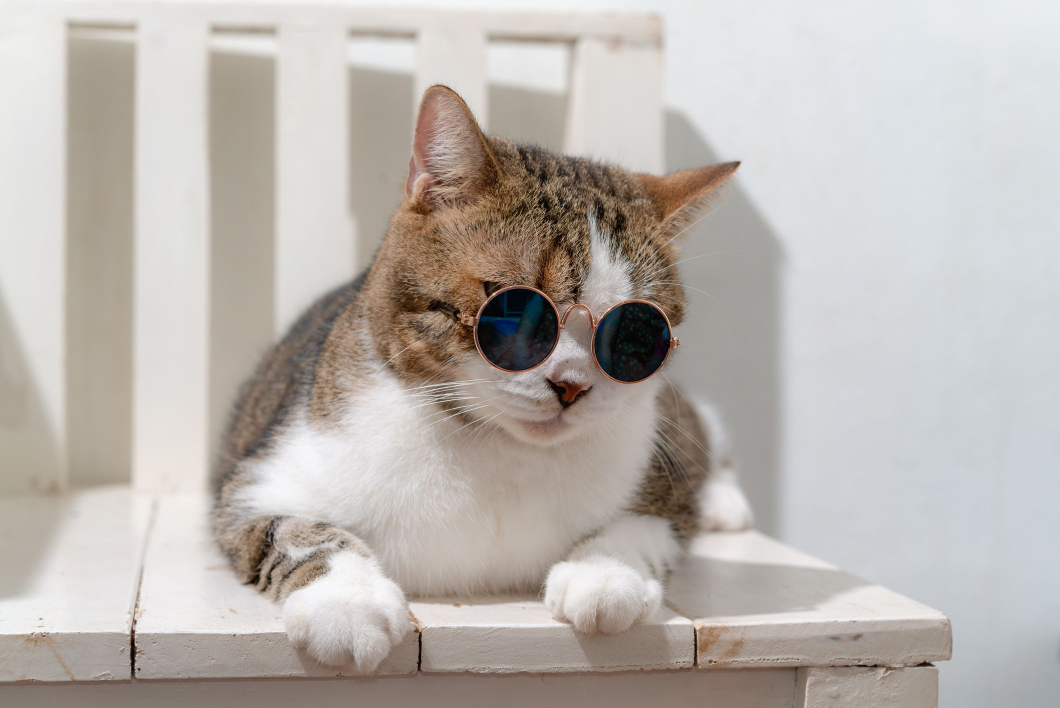
#> input picture Dados Não Estruturados II/imgs/cat.jpeg, 2120 x 1415 px, found by its file name (shown at 1/2 size)
$ jupyter execute aula3_filtros.ipynb   (shell and % lines are left out)
#> lines starting #> are read from the running program, lines starting #| are printed output that depends on the picture
### Processamento Digital de Imagens

Vimos que PDI é uma área que realiza operações em uma imagem, retornando uma imagem transformada
* Podemos realizar diferentes tipos de transformações (pré-processamentos) para diferentes propósitos
* Na aula de hoje veremos algumas destas operações:
  * Particionamento de canal de cores e visualização
  * Conceito de volume, tensor e canais
  * Operações de brilho e contraste
  * Operações geométricas (rotação, translação e distorção)

[cell 1]
import cv2
import matplotlib.pyplot as plt
import numpy as np

[cell 2]
img = cv2.imread('imgs/cat.jpeg')
#> img is the input picture: shape (1415, 2120, 3); mean B, G, R 175.6, 180.8, 186.8
img = cv2.cvtColor(img, cv2.COLOR_BGR2RGB)
print(img.shape)
#| (1415, 2120, 3)

[cell 3]
plt.imshow(img);

[cell 4]
img[:,:,2] ### acessando um canal da imagem

[cell 5]
img2 = img.copy()
img2[:,:,1] = 0
img2[:,:,0] = 0
plt.imshow(img2);

[cell 6]
img3 = img.copy()
img3[:,:,2] = 0
img3[:,:,0] = 0
plt.imshow(img3);

[cell 7]
img4 = img.copy()
img4[:,:,2] = 0
img4[:,:,1] = 0
plt.imshow(img4);

### Canais de cores, tensores e volume

* Tensor: altura, largura, canal
* Volume: a quantidade de canais de uma determinada imagem

### Redimencionar a imagem

* Nem sempre podemos trabalhar com imagens no seu tamanho original devido ao custo computacional principalmente
* Comumente redimensionamos para tamanhos que tenham um trade off
  * Quanto menor a imagem, menor o campo de visão, menos bits (efeito pixelado)
  * Quanto menor a imagem, mais perda de informação!
  * Quanto maior a imagem, maior o custo computacional

* O opencv possui uma função chamada resize para fazer esse dimensionamento (ou operação de escala). Esse dimensionamento pode ser feito de formas distintas:

  * INTER_AREA: INTER_AREA uses pixel area relation for resampling. This is best suited for reducing the size of an image (shrinking). When used for zooming into the image, it uses the    INTER_NEAREST method.
  * INTER_CUBIC: This uses bicubic interpolation for resizing the image. While resizing and interpolating new pixels, this method acts on the 4×4 neighboring pixels of the image. It then takes the weights average of the 16 pixels to create the new interpolated pixel.
  * INTER_LINEAR: This method is somewhat similar to the INTER_CUBIC interpolation. But unlike INTER_CUBIC, this uses 2×2 neighboring pixels to get the weighted average for the interpolated pixel.
  * INTER_NEAREST: The INTER_NEAREST method uses the nearest neighbor concept for interpolation. This is one of the simplest methods, using only one neighboring pixel from the image for interpolation.

[cell 8]
img_256 = cv2.resize(img,(256,256),interpolation=cv2.INTER_AREA)
plt.imshow(img_256);
plt.show()
img_128 = cv2.resize(img,(128,128),interpolation=cv2.INTER_AREA)
plt.imshow(img_128);
plt.show()
img_64 = cv2.resize(img,(64,64),interpolation=cv2.INTER_AREA)
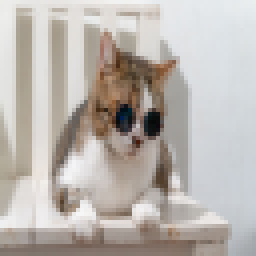
#> img_64: shape (64, 64, 3) (shown 4 times larger); mean R, G, B 186.8, 180.8, 175.6
plt.imshow(img_64)
plt.show()
img_32 = cv2.resize(img,(32,32),interpolation=cv2.INTER_AREA)
plt.imshow(img_32);
plt.show()

#### Brilho e contraste

* Podemos também reduzir o brilho da imagem (tornando-a mais escura) ou aumentar o brilho (tornando-a mais clara), bem como aumentar ou diminuir o contraste da imagem
* O **contraste** controla a **intensidade relativa entre cores claras e escuras**
* Pixels muito semelhantes possuem uma pequena diferença de intensidade entre eles, logo baixo contraste
* Pixels muito distintos possuem uma diferença grande de intensidade, logo alto contraste
* No OpenCV, o brilho é dado por um fator aditivo na imagem, enquanto o contraste é um fator multiplicativo
* Isso pode ser feito pelo opencv por meio da função (addWeighted) https://docs.opencv.org/3.4/d0/d86/tutorial_py_image_arithmetics.html

* [Equações para contraste](https://www.dfstudios.co.uk/articles/programming/image-programming-algorithms/image-processing-algorithms-part-5-contrast-adjustment/)

[cell 9]
hsv = cv2.cvtColor(img, cv2.COLOR_RGB2HSV) ### hue (matiz, tonalidade) - saturação - valor (brilho)
#> hsv: shape (1415, 2120, 3); mean H, S, V 43.9, 27.2, 188.9
plt.imshow(hsv);

[cell 10]
brilho = 42
hsv[:,:,2] = cv2.add(hsv[:,:,2], brilho)
#> hsv: shape (1415, 2120, 3); mean H, S, V 43.9, 27.2, 225.4
img_bright = cv2.cvtColor(hsv, cv2.COLOR_HSV2RGB)
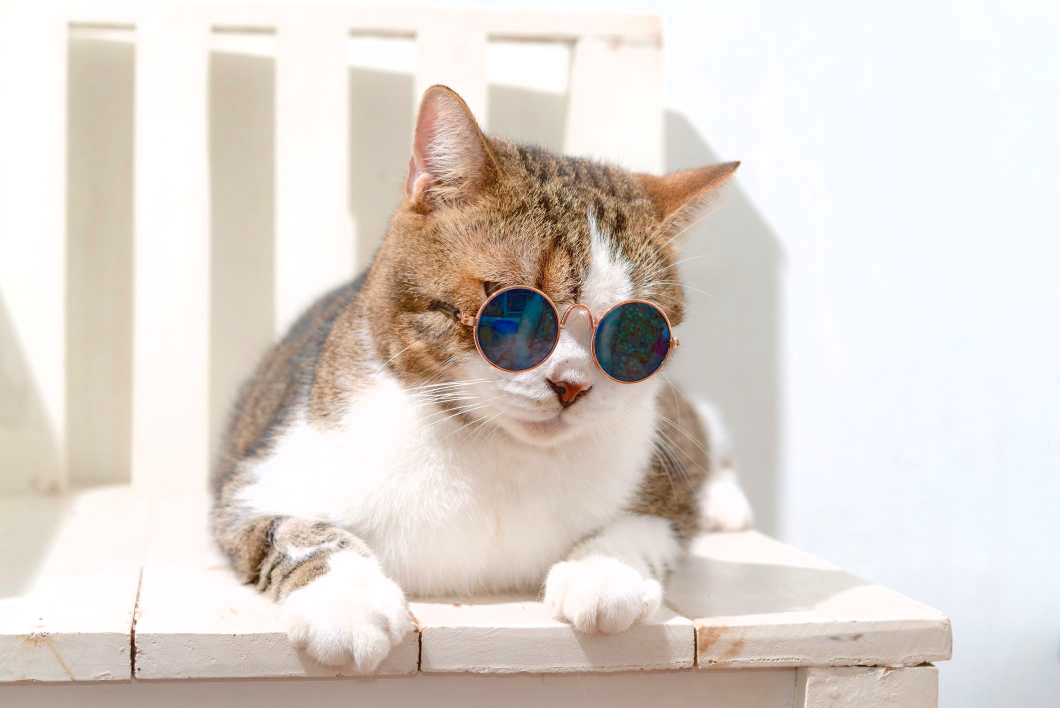
#> img_bright: shape (1415, 2120, 3) (shown at 1/2 size); mean R, G, B 222.7, 214.6, 208
plt.imshow(img_bright);

[cell 11]
buf_img = img.copy()
buf_img = cv2.addWeighted(buf_img, 1, buf_img, 0, -50)
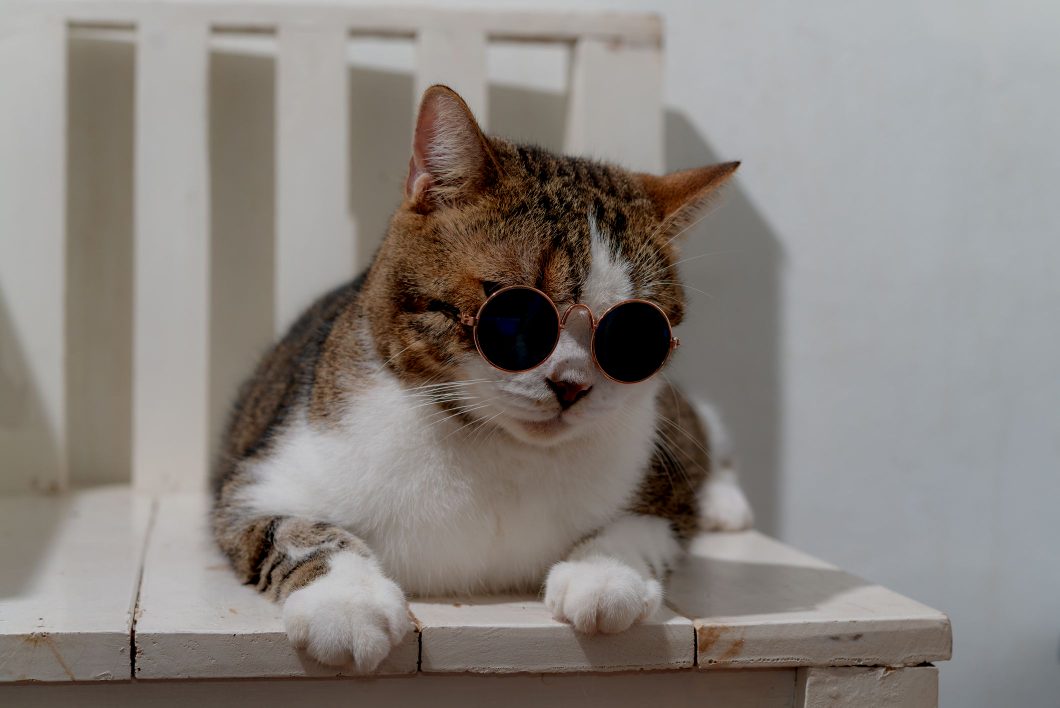
#> buf_img: shape (1415, 2120, 3) (shown at 1/2 size); mean R, G, B 137.3, 131.3, 126.4
plt.imshow(buf_img);

#### Operações de recorte
* Podemos manipular nossas imagens assim como fazemos em matrizes do python para selecionar apenas pixels que queremos!
* Slice de matrizes

[cell 12]
plt.imshow(img);

[cell 13]
x=500
y=300
w = 500
h = 1000
plt.imshow(img[y:y+h, x:x+w])
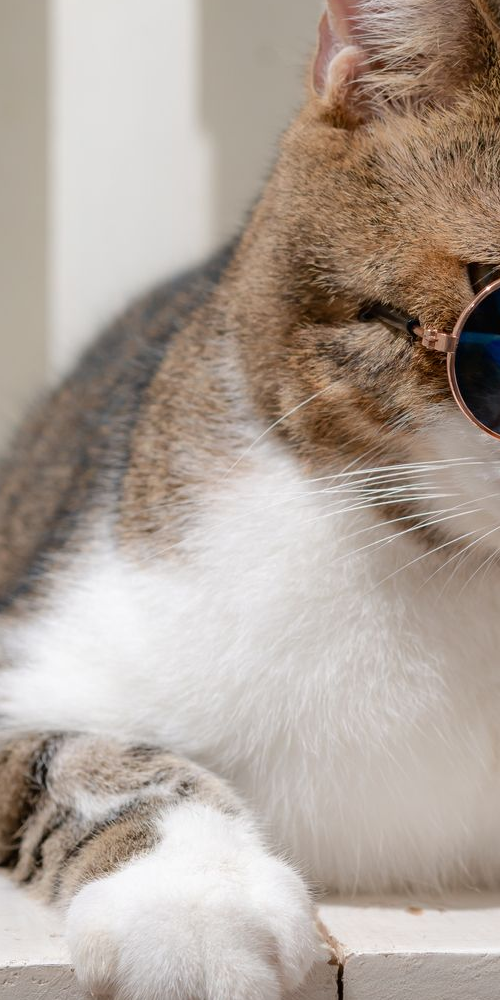
#> shown: shape (1000, 500, 3); mean R, G, B 176.1, 163.4, 153.5

#### Rotação e Translação

* Operações matriciais que rotacionam ou deslocam a imagem
* Cada operação possui uma matriz que é multiplicada pela sua imagem original
* O resultado é a imagem rotacionada ou translada

No caso da translação, este tipo de transformação tem como objetivo **deslocar** a imagem. Para isso, utilizamos uma **matriz de transformação afim** do tipo:

$T = \begin{bmatrix}
1 & 0 & t_x\\
0 & 1 & t_y
\end{bmatrix}$

Note que esta matriz é parametrizada por $t_x$ e $t_y$:

- Valores negativos para $t_x$ deslocaram a imagem para esquerda, e valores positivos para a direita;
- Valores negativos de $t_y$ deslocaram a imagem para cima, e valores positivos para baixo

* [Para aprender sobre rotação no Opencv](https://docs.opencv.org/3.4/da/d6e/tutorial_py_geometric_transformations.html)
* [Notas de estudo](https://www.thepythoncode.com/article/image-transformations-using-opencv-in-python)

[cell 14]
M = np.float32([[1, 0, -50], [0, 1, -90]])
shifted = cv2.warpAffine(img, M, (img.shape[1], img.shape[0]))
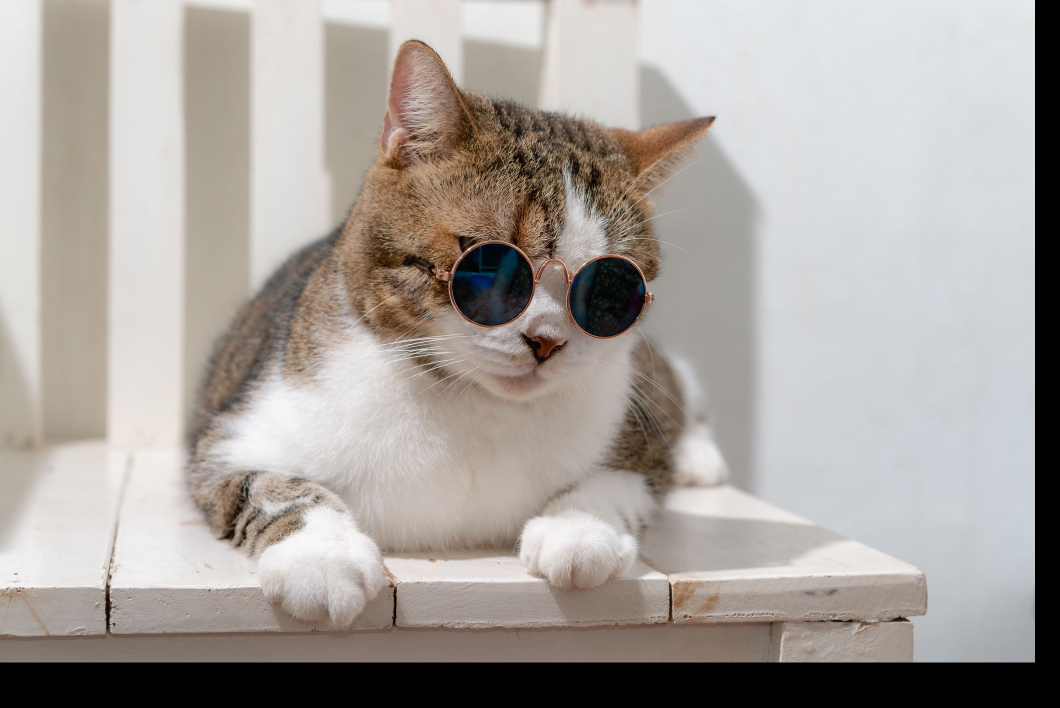
#> shifted: shape (1415, 2120, 3) (shown at 1/2 size); mean R, G, B 168.1, 162.2, 157.3
plt.imshow(shifted);

[cell 15]
### rotate

height, width = img.shape[:2]
#> height = 1415; width = 2120
center = (width/2, height/2)
#> center = (1060, 707.5)
rotate_matrix = cv2.getRotationMatrix2D(center=center, angle=45, scale=1)
rotated_image = cv2.warpAffine(src=img, M=rotate_matrix, dsize=(width, height))
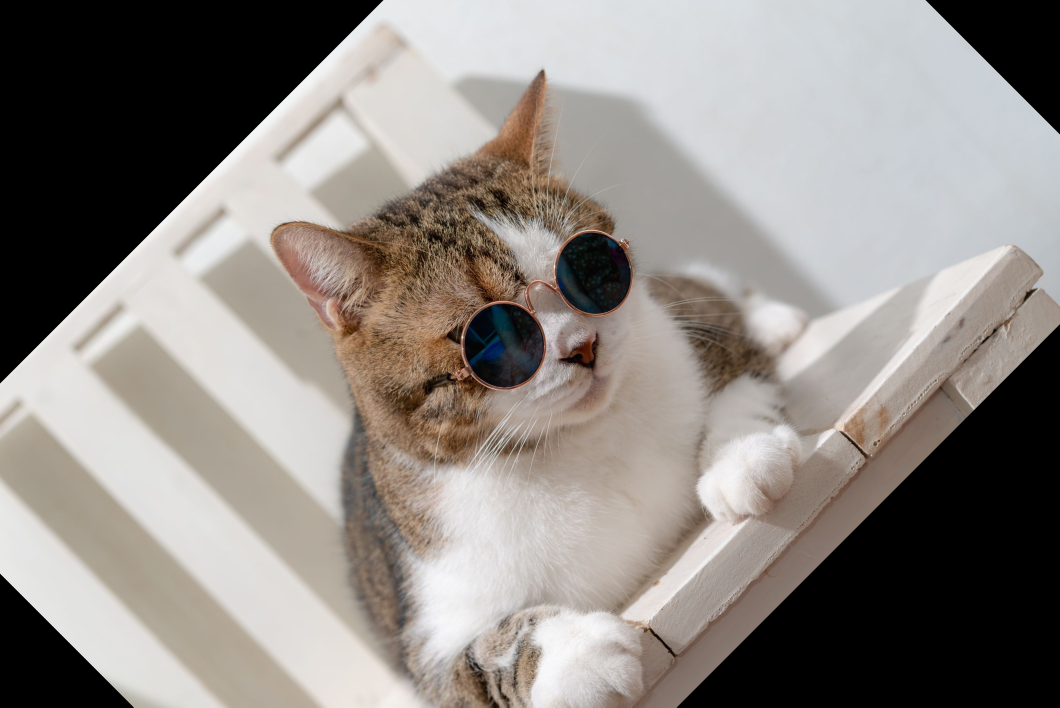
#> rotated_image: shape (1415, 2120, 3) (shown at 1/2 size); mean R, G, B 141.9, 136.2, 131.4
plt.imshow(rotated_image);

### Cisalhamento (shear)

Por fim, podemos utilizar uma matriz afim para aplicar um cisalhamento à imagem.

Para tal utilizamos uma matriz afim semelhante à de translação:

$M = \begin{bmatrix}
1 & cx & 0\\
cy & 1 & 0
\end{bmatrix}$

Os parâmetros $cx$ e $cy$ controlam o cisalhamento.

[cell 16]
M = np.float32([[1, 0.5, 0],
                [0, 1  , 0],
                [0, 0  , 1]])
M = np.float32([[1,   0, 0],
                [0.1, 1, 0],
                [0,   0, 1]])
rows, cols, dim = img.shape
#> rows = 1415; cols = 2120; dim = 3
sheared_img = cv2.warpPerspective(img,M,dsize=(width, height))
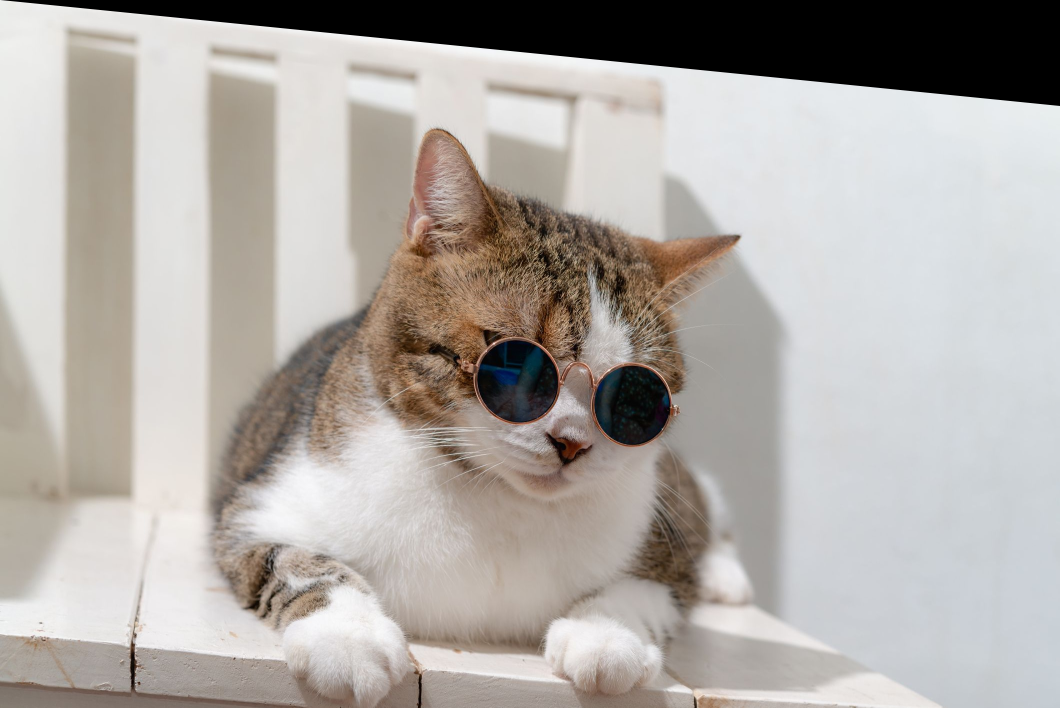
#> sheared_img: shape (1415, 2120, 3) (shown at 1/2 size); mean R, G, B 175.6, 170.4, 165.7
plt.imshow(sheared_img);

$ run again, with Dados Não Estruturados II/imgs/bayes_nlp.png saved as Dados Não Estruturados II/imgs/cat.jpeg
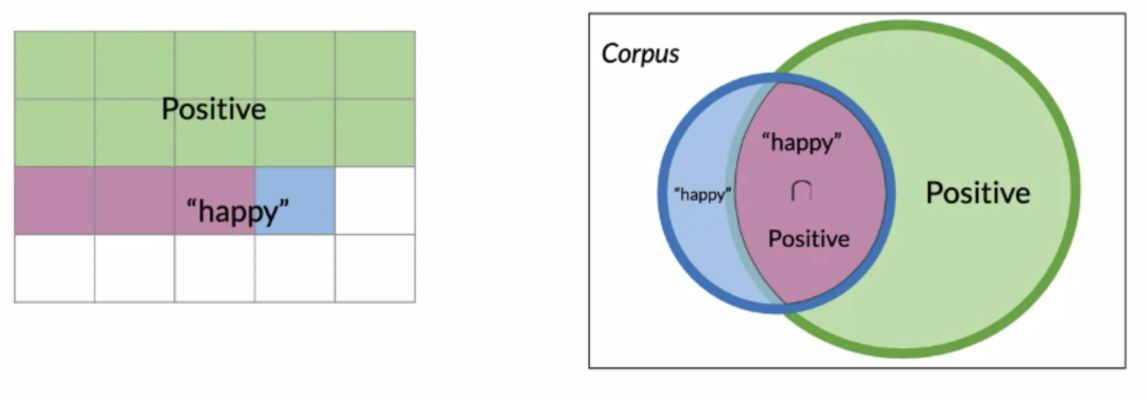
#> input picture Dados Não Estruturados II/imgs/bayes_nlp.png, 2294 x 800 px, found by its file name (shown at 1/2 size)
#> img is the input picture: shape (800, 2294, 3); mean B, G, R 215.1, 223.8, 217.8
#| (800, 2294, 3)
#> `rotated_image = cv2.warpAffine(src=img, M=rotate_matrix, dsize=(width,..`:
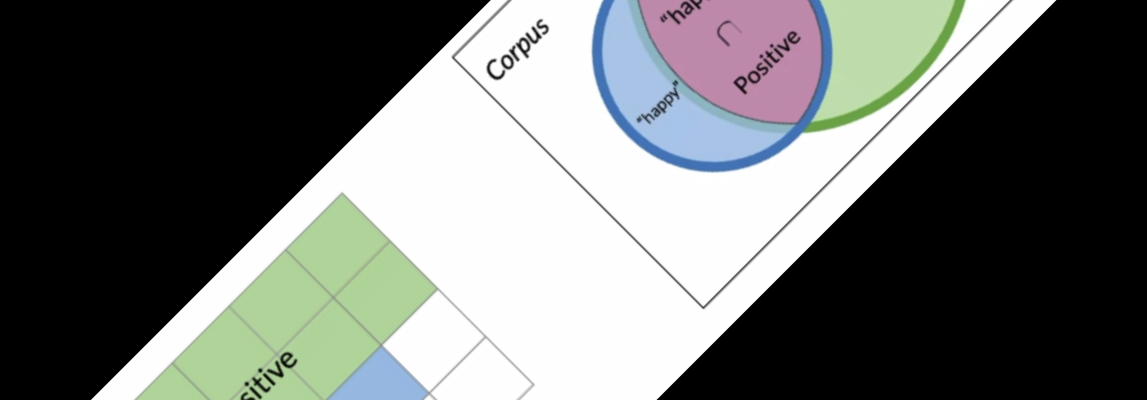
#> rotated_image: shape (800, 2294, 3) (shown at 1/2 size); mean R, G, B 108.5, 111.3, 109
#> `sheared_img = cv2.warpPerspective(img,M,dsize=(width, height))`:
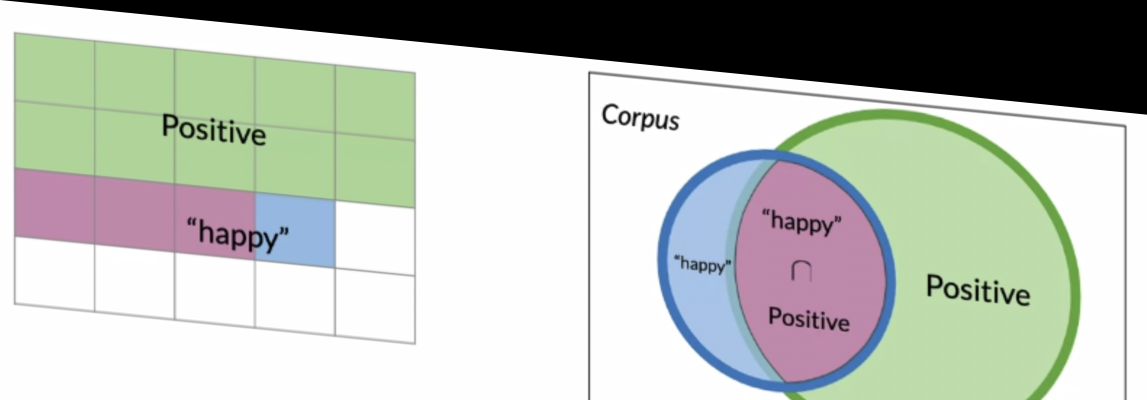
#> sheared_img: shape (800, 2294, 3) (shown at 1/2 size); mean R, G, B 183.6, 188.9, 181.3
